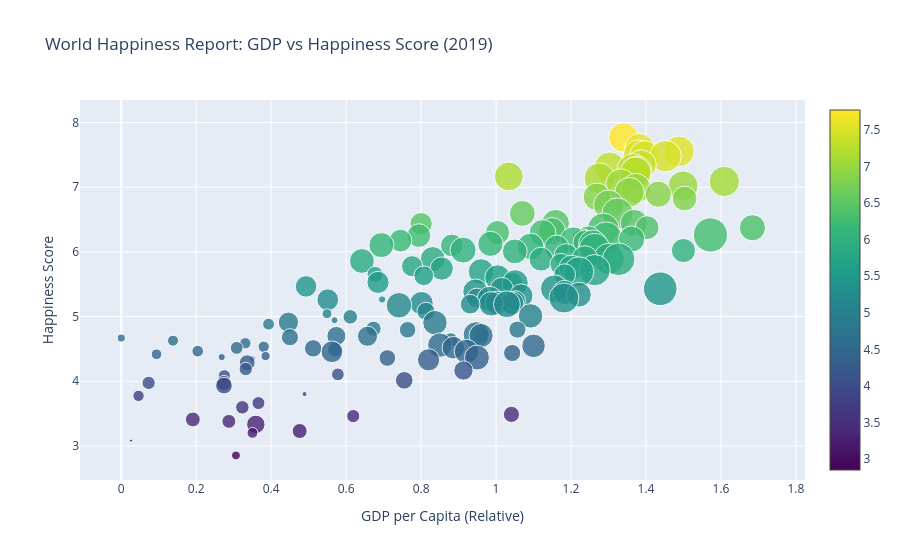

Notebook code for this chart:
### Code cell
import pandas as pd
import plotly.graph_objs as go
import plotly.offline as offline

# 1. Ініціалізація Plotly для Notebook [cite: 486]
offline.init_notebook_mode(connected=True)

print("=== ЗАВДАННЯ 3: Plotly (World Happiness) ===")

# 2. Завантаження даних
# Завантажте архів з Kaggle за посиланням вище і візьміть файл 2019.csv
try:
    df = pd.read_csv('2019.csv')
    print("Датасет 'World Happiness 2019' успішно завантажено.")
except FileNotFoundError:
    print("Помилка: Файл '2019.csv' не знайдено. Будь ласка, завантажте його з Kaggle.")

# Огляд даних, щоб перевірити назви колонок
print(df.head())

# 3. Створення інтерактивного графіка (Trace) [cite: 500-502]
# У цьому датасеті немає континенту, тому побудуємо один загальний графік,
# але розфарбуємо точки в залежності від рівня щастя (Score).

trace = go.Scatter(
    x = df['GDP per capita'],          # Економічний показник
    y = df['Score'],                   # Соціальний показник (Щастя)
    mode = 'markers',                  # Режим точок [cite: 531]
    text = df['Country or region'],    # Назва країни при наведенні [cite: 540]
    marker = dict(
        # Розмір точки залежить від тривалості життя (множимо на коефіцієнт для масштабу)
        size = df['Healthy life expectancy'] * 30, 
        
        # Колір залежить від рейтингу щастя
        color = df['Score'], 
        colorscale = 'Viridis', # Кольорова гама
        showscale = True,       # Показати шкалу кольорів збоку
        opacity = 0.8
    )
)

# 4. Налаштування макету (Layout) і відображення
data = [trace]

layout = go.Layout(
    title = 'World Happiness Report: GDP vs Happiness Score (2019)',
    xaxis = dict(title = 'GDP per Capita (Relative)'),
    yaxis = dict(title = 'Happiness Score'),
    hovermode = 'closest'
)

fig = go.Figure(data=data, layout=layout)

# Відображення графіка [cite: 507]
offline.iplot(fig)

### Figure 1 — Plotly figure (JSON) as saved in the notebook; plotly's stock layout.template omitted (floating-point values rounded to 4 significant figures; data arrays with more than 128 entries replaced by an {"elided": "..."} marker saying what was removed)
{"data": [{"marker": {"color": {"elided": "156 float values"}, "colorscale": [[0, "#440154"], [0.1111, "#482878"], [0.2222, "#3e4989"], [0.3333, "#31688e"], [0.4444, "#26828e"], [0.5556, "#1f9e89"], [0.6667, "#35b779"], [0.7778, "#6ece58"], [0.8889, "#b5de2b"], [1, "#fde725"]], "opacity": 0.8, "showscale": true, "size": {"elided": "156 float values"}}, "mode": "markers", "text": {"elided": "156 str values"}, "type": "scatter", "x": {"elided": "156 float values"}, "y": {"elided": "156 float values"}}], "layout": {"hovermode": "closest", "title": {"text": "World Happiness Report: GDP vs Happiness Score (2019)"}, "xaxis": {"title": {"text": "GDP per Capita (Relative)"}}, "yaxis": {"title": {"text": "Happiness Score"}}}}
